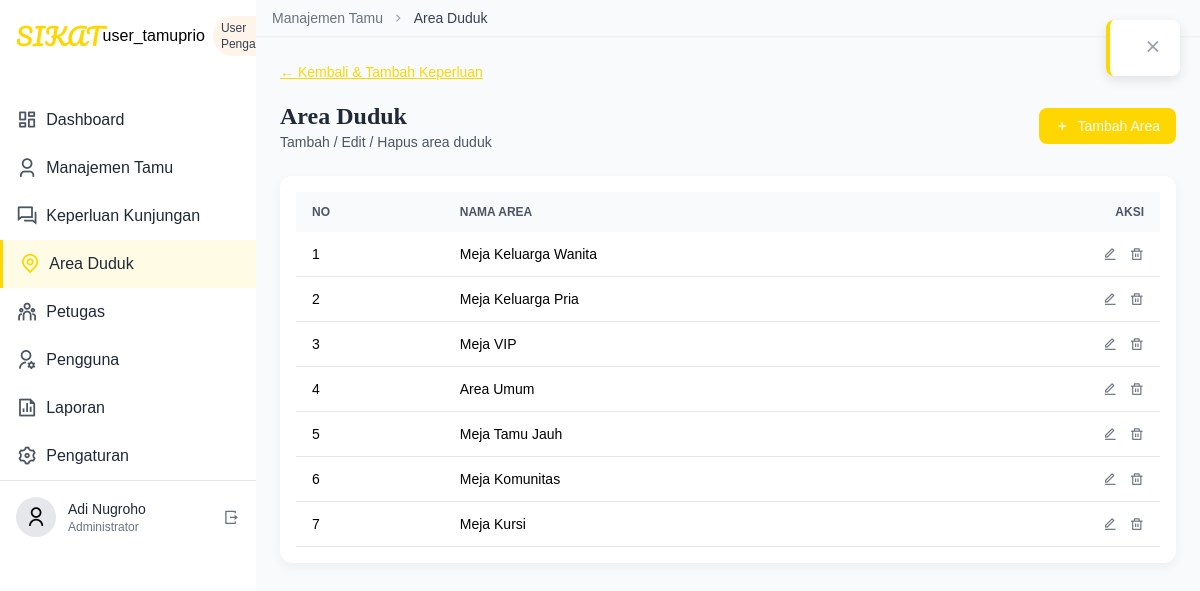
The app's page /user_areaduduk.php?return=keperluan with its own data.
### tables this page shows
CREATE TABLE `area_duduk` (
  `id` int NOT NULL,
  `nama_area` varchar(100) NOT NULL,
  `keperluan_id` int NOT NULL DEFAULT '1'
);

### user_areaduduk.php (the view, shortened to what this page needs)
<?php
$db = new mysqli('localhost','root','','database_sikatbukutamu');
$return = $_GET['return'] ?? '';
$areas = [];
$res = $db->query("SELECT * FROM area_duduk ORDER BY id");
while($r = $res->fetch_assoc()){
  $areas[] = $r;
}
?>
<!DOCTYPE html>
<html lang="id"><head>
  <script src="https://cdn.tailwindcss.com"></script>
  <link href="https://cdnjs.cloudflare.com/ajax/libs/remixicon/4.6.0/remixicon.min.css" rel="stylesheet"/>
</head><body class="flex h-screen bg-gray-50">
  <div class="w-64 bg-white shadow-md hidden md:block">
    <div class="p-4 flex items-center">
      <h1 class="text-2xl font-['Pacifico'] text-primary">SIKAT</h1>
      user_tamuprio<span class="ml-2 text-xs bg-secondary bg-opacity-30 text-gray-700 px-2 py-1 rounded-full">User Pengantin</span>
    </div>
    <div class="mt-6">
      <?php
      $menu=['Dashboard'=>'ri-dashboard-line','Manajemen Tamu'=>'ri-user-3-line',
             'Keperluan Kunjungan'=>'ri-question-answer-line','Area Duduk'=>'ri-map-pin-line',
             'Petugas'=>'ri-team-line','Pengguna'=>'ri-user-settings-line',
             'Laporan'=>'ri-file-chart-line','Pengaturan'=>'ri-settings-3-line'];
      foreach($menu as $lbl=>$icon):
        $active=($lbl==='Area Duduk')?' active':'';
      ?>
      <div class="sidebar-item<?= $active ?> px-4 py-3 flex items-center">
        <i class="<?= $icon ?> ri-lg text-<?= $active?'primary':'gray-600' ?>"></i>
        <span class="ml-2 text-gray-800"><?= $lbl ?></span>
      </div>
      <?php endforeach ?>
    </div>
    <div class="mt-auto p-4 border-t flex items-center">
      <div class="w-10 h-10 rounded-full bg-gray-200 flex items-center justify-center">
        <i class="ri-user-line ri-lg"></i>
      </div>
      <div class="ml-3">
        <p class="text-sm font-medium text-gray-800">Adi Nugroho</p>
        <p class="text-xs text-gray-500">Administrator</p>
      </div>
      <i class="ri-logout-box-r-line text-gray-500 ml-auto"></i>
    </div>
  </div>
  <div class="flex-1 flex flex-col overflow-hidden">
    <header class="bg-white shadow-sm z-10">
      <div class="px-4 py-2 bg-gray-50 flex items-center text-sm">
        <a href="#" class="text-gray-500">Manajemen Tamu</a>
        <i class="ri-arrow-right-s-line mx-2 text-gray-400"></i>
        <span class="text-gray-700">Area Duduk</span>
      </div>
    </header>
    <main class="flex-1 overflow-y-auto p-6 bg-gray-50">
      <?php if($return==='keperluan'): ?>
      <div class="mb-4">
        <a href="user_keperluankunjungan.php?openAdd=1"
           class="text-primary underline text-sm">
          ← Kembali & Tambah Keperluan
        </a>
      </div>
      <?php endif ?>
      <div class="mb-6 flex items-center justify-between">
        <div>
          <h1 class="text-2xl font-serif font-semibold text-gray-800">Area Duduk</h1>
          <p class="text-gray-600 text-sm">Tambah / Edit / Hapus area duduk</p>
        </div>
        <button id="btnAdd" class="bg-primary text-white px-4 py-2 rounded-lg flex items-center text-sm">
          <i class="ri-add-line mr-2"></i> Tambah Area
        </button>
      </div>
      <div class="card p-4">
        <div class="overflow-x-auto">
          <table class="w-full text-sm text-left" id="tbl">
            <thead class="bg-gray-50 text-gray-600 uppercase text-xs">
              <tr>
                <th class="px-4 py-3">No</th>
                <th class="px-4 py-3">Nama Area</th>
                <th class="px-4 py-3 text-right">Aksi</th>
              </tr>
            </thead>
            <tbody>
              <?php foreach($areas as $i=>$r): ?>
              <tr class="border-b hover:bg-gray-50">
                <td class="px-4 py-3"><?= $i+1 ?></td>
                <td class="px-4 py-3 font-medium"><?= htmlspecialchars($r['nama_area']) ?></td>
                <td class="px-4 py-3 text-right space-x-2">
                  <button class="edit-btn text-gray-500 hover:text-primary"
                          data-id="<?= $r['id'] ?>"
                          data-nama="<?= htmlspecialchars($r['nama_area']) ?>">
                    <i class="ri-edit-line"></i>
                  </button>
                  <button class="delete-btn text-gray-500 hover:text-red-500"
                          data-id="<?= $r['id'] ?>">
                    <i class="ri-delete-bin-line"></i>
                  </button>
                </td>
              </tr>
              <?php endforeach ?>
            </tbody>
          </table>
        </div>
      </div>
    </main>
  </div>
  <div id="toast" class="toast flex">
    <button id="toastClose" class="ml-4 text-gray-400"><i class="ri-close-line ri-lg"></i></button>
  </div>
</body>
</html>

### user_areaduduk.php (style rules this page uses)
body { font-family:'Poppins',sans-serif;background:#FFFFF8 }
.font-serif { font-family:'Playfair Display',serif }
.card { background:#fff;border-radius:12px;box-shadow:0 4px 12px rgba(0,0,0,0.05);overflow:hidden;position:relative }
.toast { display:none;position:fixed;top:20px;right:20px;background:#fff;border-left:4px solid #FFD700;padding:16px;border-radius:8px;box-shadow:0 4px 12px rgba(0,0,0,0.1);z-index:100;align-items:center; }
.sidebar-item { transition:all .2s ease }
.sidebar-item.active { background:rgba(255,215,0,.1);border-left:3px solid #FFD700 }

### records on screen
area_duduk: nama_area "Meja Keluarga Wanita"
area_duduk: nama_area "Meja Keluarga Pria"
area_duduk: nama_area "Meja VIP"
area_duduk: nama_area "Area Umum"
area_duduk: nama_area "Meja Tamu Jauh"
area_duduk: nama_area "Meja Komunitas"
area_duduk: nama_area "Meja Kursi"

### other values on screen
$lbl "Dashboard"
$lbl "Manajemen Tamu"
$lbl "Keperluan Kunjungan"
$lbl "Area Duduk"
$lbl "Petugas"
$lbl "Pengguna"
$lbl "Laporan"
$lbl "Pengaturan"
